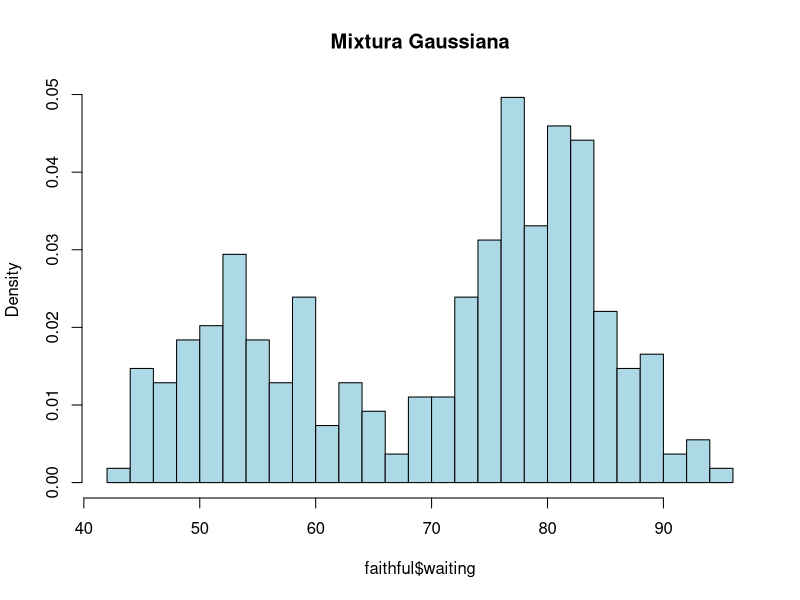

Generate this figure with R: (Note: this script raises an error after producing the figure.)
#!/usr/bin/env RScript 

data(faithful)

hist(faithful$waiting, breaks = 20, col="lightblue",
     freq=F, main="Mixtura Gaussiana")


mixture = gibbsMixture(faithful$waiting,k = 2,max_iter = 1000)
(mu = apply(mixture@mu, 2, mean))
(sig = apply(mixture@sig, 2, mean))
(p = apply(mixture@p, 2, mean))

curve(p[1]*dnorm(x,mu[1],sqrt(sig[1])),add=T)
curve(p[2]*dnorm(x,mu[2],sqrt(sig[2])),add=T, col="red")

